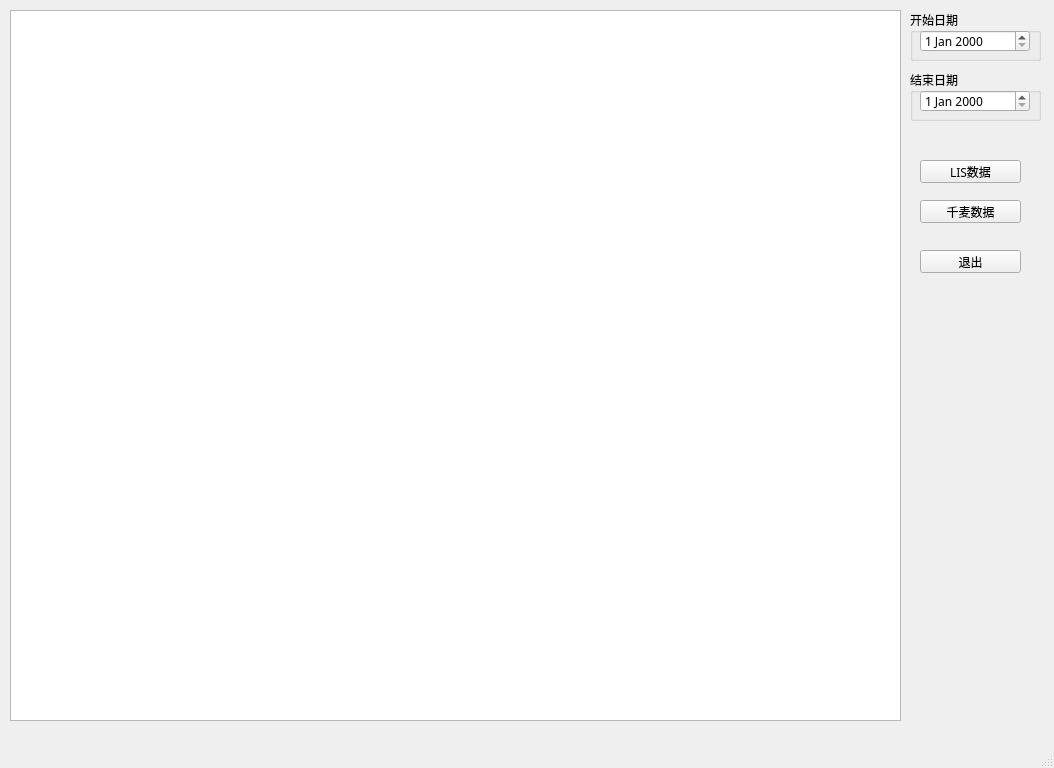
<?xml version="1.0" encoding="UTF-8"?>
<ui version="4.0">
 <class>MainWindow</class>
 <widget class="QMainWindow" name="MainWindow">
  <property name="geometry">
   <rect>
    <x>0</x>
    <y>0</y>
    <width>1054</width>
    <height>768</height>
   </rect>
  </property>
  <property name="font">
   <font>
    <family>微软雅黑</family>
   </font>
  </property>
  <property name="windowTitle">
   <string>千麦报告单状态</string>
  </property>
  <widget class="QWidget" name="centralwidget">
   <widget class="QTableView" name="tableView">
    <property name="geometry">
     <rect>
      <x>10</x>
      <y>10</y>
      <width>891</width>
      <height>711</height>
     </rect>
    </property>
   </widget>
   <widget class="QPushButton" name="pushSQLdata">
    <property name="geometry">
     <rect>
      <x>920</x>
      <y>160</y>
      <width>101</width>
      <height>23</height>
     </rect>
    </property>
    <property name="text">
     <string>LIS数据</string>
    </property>
   </widget>
   <widget class="QPushButton" name="pushQMdata">
    <property name="geometry">
     <rect>
      <x>920</x>
      <y>200</y>
      <width>101</width>
      <height>23</height>
     </rect>
    </property>
    <property name="text">
     <string>千麦数据</string>
    </property>
   </widget>
   <widget class="QPushButton" name="pushQuit">
    <property name="geometry">
     <rect>
      <x>920</x>
      <y>250</y>
      <width>101</width>
      <height>23</height>
     </rect>
    </property>
    <property name="text">
     <string>退出</string>
    </property>
   </widget>
   <widget class="QGroupBox" name="grpBoxStartDate">
    <property name="geometry">
     <rect>
      <x>910</x>
      <y>10</y>
      <width>131</width>
      <height>51</height>
     </rect>
    </property>
    <property name="title">
     <string>开始日期</string>
    </property>
    <widget class="QDateEdit" name="dateStartDate">
     <property name="geometry">
      <rect>
       <x>10</x>
       <y>20</y>
       <width>110</width>
       <height>22</height>
      </rect>
     </property>
    </widget>
   </widget>
   <widget class="QGroupBox" name="grpBoxEndDate">
    <property name="geometry">
     <rect>
      <x>910</x>
      <y>70</y>
      <width>131</width>
      <height>51</height>
     </rect>
    </property>
    <property name="title">
     <string>结束日期</string>
    </property>
    <widget class="QDateEdit" name="dateEndDate">
     <property name="geometry">
      <rect>
       <x>10</x>
       <y>20</y>
       <width>110</width>
       <height>22</height>
      </rect>
     </property>
    </widget>
   </widget>
  </widget>
  <widget class="QMenuBar" name="menubar">
   <property name="geometry">
    <rect>
     <x>0</x>
     <y>0</y>
     <width>1054</width>
     <height>23</height>
    </rect>
   </property>
  </widget>
  <widget class="QStatusBar" name="statusbar"/>
 </widget>
 <resources/>
 <connections/>
</ui>
